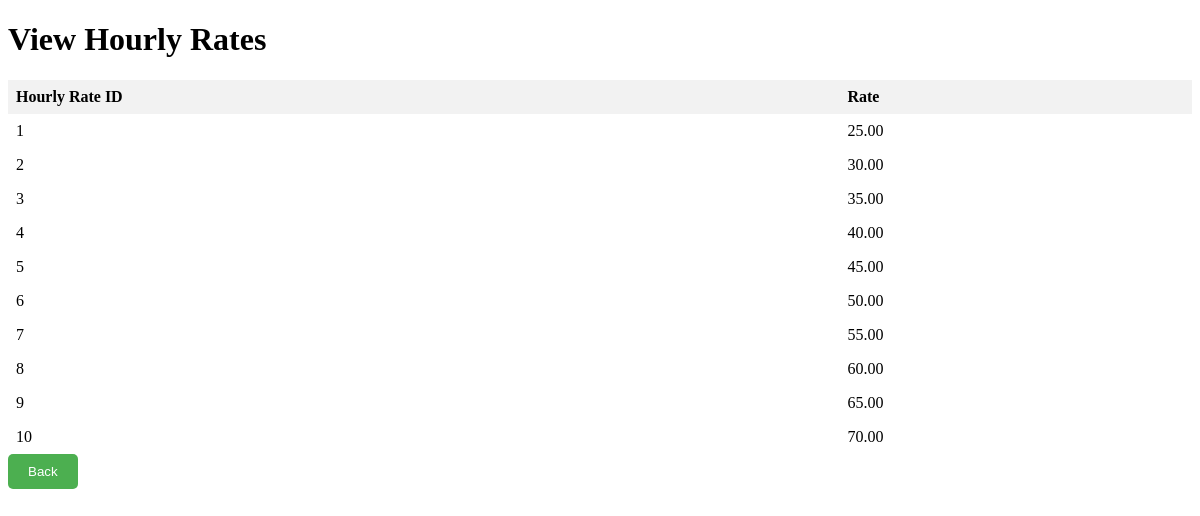
Screenshot of /view-hourlyrates.php with the database file from the repository.
### tables this page shows
CREATE TABLE `hourly_rate` (
  `hourly_rate_id` int(11) NOT NULL,
  `rate` decimal(10,2) NOT NULL
);

### view-hourlyrates.php (the view, shortened to what this page needs)
<?php
include 'connection.php';
  $sql = "SELECT * FROM hourly_rate";
  $result = mysqli_query($conn, $sql);
?>
<!DOCTYPE html>
<html>
<head>
</head>
<body>
  <h1>View Hourly Rates</h1>
  <?php
  if (mysqli_num_rows($result) > 0) {
    echo "<table><tr><th>Hourly Rate ID</th><th>Rate</th></tr>";
    while($row = mysqli_fetch_assoc($result)) {
      $hourly_rate_id = $row['hourly_rate_id'];
      $rate = $row['rate'];
      if (!empty($enclosure_id)) {
        echo "<tr><td>$hourly_rate_id</td><td>$rate</td></tr>";
      } else {
        echo "<tr><td>$hourly_rate_id</td><td>$rate</td></tr>";
      }
    }
    echo "</table>";
  } else {
    echo "No items found ";
  }
  ?>
<button onclick="window.location.href='admin.php'">Back</button>
</body>
</html>

### view-hourlyrates.php (style rules this page uses)
table { border-collapse: collapse; width: 100%; }
th, td { text-align: left; padding: 8px; }
th { background-color: #f2f2f2; }
button { background-color: #4CAF50; color: white; padding: 10px 20px; border: none; border-radius: 5px; cursor: pointer; }

### rows the page displays
hourly_rate: hourly_rate_id "1", rate "25.00"
hourly_rate: hourly_rate_id "2", rate "30.00"
hourly_rate: hourly_rate_id "3", rate "35.00"
hourly_rate: hourly_rate_id "4", rate "40.00"
hourly_rate: hourly_rate_id "5", rate "45.00"
hourly_rate: hourly_rate_id "6", rate "50.00"
hourly_rate: hourly_rate_id "7", rate "55.00"
hourly_rate: hourly_rate_id "8", rate "60.00"
hourly_rate: hourly_rate_id "9", rate "65.00"
hourly_rate: hourly_rate_id "10", rate "70.00"
